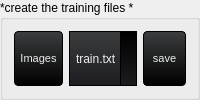
                 <widget class="QGroupBox" name="groupBox_9">
                  <property name="styleSheet">
                   <string notr="true"/>
                  </property>
                  <property name="title">
                   <string>*create the training files *</string>
                  </property>
                  <layout class="QHBoxLayout" name="horizontalLayout_2">
                   <item>
                    <widget class="QPushButton" name="import_button">
                     <property name="sizePolicy">
                      <sizepolicy hsizetype="Preferred" vsizetype="Preferred">
                       <horstretch>0</horstretch>
                       <verstretch>0</verstretch>
                      </sizepolicy>
                     </property>
                     <property name="minimumSize">
                      <size>
                       <width>0</width>
                       <height>0</height>
                      </size>
                     </property>
                     <property name="styleSheet">
                      <string notr="true">QPushButton {
    background-color: qlineargradient(spread:repeat, x1:1, y1:0, x2:1, y2:1, stop:0 rgb(59, 61, 62), stop:1 rgb(0, 0, 0));
    color: rgb(238, 238, 238);
  	font-size: 8pt;

    border-style: solid;
    border-width: 1px;
    border-radius: 4px;
    border-color: rgb(0, 0, 0);
    padding: 5px;
}

QPushButton:flat {
    background-color: transparent;
    border: none;
    color: rgb(238, 238, 238);
}

QPushButton:disabled {
    background-color: #404040;
    color: #656565;
    border-color: rgb(0, 0, 0);
}

QPushButton:hover {
    background-color: rgba(236, 157, 0, 51);
    border: 1px solid rgb(236, 157, 0);
}

QPushButton:pressed {
    background-color: qlineargradient(spread:repeat, x1:1, y1:0, x2:1, y2:1, stop:0 rgb(28, 28, 32), stop:1 rgb(0, 0, 0));
    border: 1px solid rgb(236, 157, 0);
}

QPushButton:checked {
    background-color: qlineargradient(spread:repeat, x1:1, y1:0, x2:1, y2:1, stop:0 rgb(28, 28, 32), stop:1 rgb(0, 0, 0));
    border: 1px solid #222;
}</string>
                     </property>
                     <property name="text">
                      <string>Images</string>
                     </property>
                     <property name="autoDefault">
                      <bool>false</bool>
                     </property>
                    </widget>
                   </item>
                   <item>
                    <widget class="QComboBox" name="dropdown">
                     <property name="sizePolicy">
                      <sizepolicy hsizetype="Preferred" vsizetype="Preferred">
                       <horstretch>0</horstretch>
                       <verstretch>0</verstretch>
                      </sizepolicy>
                     </property>
                     <property name="styleSheet">
                      <string notr="true">				QComboBox
				{
					background-color: qlineargradient(spread:repeat, x1:1, y1:0, x2:1, y2:1, stop:0  rgb(59, 61, 62) /*bg_alt*/,stop:1 rgb(28, 28, 32) /*bg_prim*/);
					border: 1px solid #000;
					padding-left: 6px;
					color: rgb(238, 238, 238) /*txt*/;
					height: 20px;
				}
				QComboBox::disabled
				{
					background-color: #404040;
					color: #656565;
					border-color: rgb(0, 0, 0) /*bg_gen*/;
				}
				QComboBox:on
				{
					background-color: rgb(236, 157, 0) /*accent*/;
					color: rgb(28, 28, 28) /*txt_bg*/;
				}
				QComboBox QAbstractItemView
				{
					background-color: rgb(28, 28, 32) /*bg_prim*/;
					color: rgb(238, 238, 238) /*txt*/;
					border: 1px solid black;
					selection-background-color: rgb(236, 157, 0) /*accent*/;
					outline: 0;
				}
				QComboBox::drop-down
				{
					background-color: qlineargradient(spread:repeat, x1:1, y1:0, x2:1, y2:1, stop:0  rgb(0, 0, 0) /*bg_gen*/,stop:1 rgb(28, 28, 32) /*bg_prim*/);
					subcontrol-origin: padding;
					subcontrol-position: top right;
					width: 15px;
					border-left-width: 1px;
					border-left-color: black;
					border-left-style: solid;
				}
				QComboBox::down-arrow
				{
					image: url(:/16x16/icons/16x16/down.gif);
					width: 8px;
					height: 8px;
				}</string>
                     </property>
                     <item>
                      <property name="text">
                       <string>train.txt</string>
                      </property>
                     </item>
                     <item>
                      <property name="text">
                       <string>valid.txt</string>
                      </property>
                     </item>
                    </widget>
                   </item>
                   <item>
                    <widget class="QPushButton" name="output_button">
                     <property name="sizePolicy">
                      <sizepolicy hsizetype="Preferred" vsizetype="Preferred">
                       <horstretch>0</horstretch>
                       <verstretch>0</verstretch>
                      </sizepolicy>
                     </property>
                     <property name="minimumSize">
                      <size>
                       <width>0</width>
                       <height>0</height>
                      </size>
                     </property>
                     <property name="styleSheet">
                      <string notr="true">QPushButton {
    background-color: qlineargradient(spread:repeat, x1:1, y1:0, x2:1, y2:1, stop:0 rgb(59, 61, 62), stop:1 rgb(0, 0, 0));
    color: rgb(238, 238, 238);
  	font-size: 8pt;

    border-style: solid;
    border-width: 1px;
    border-radius: 4px;
    border-color: rgb(0, 0, 0);
    padding: 5px;
}

QPushButton:flat {
    background-color: transparent;
    border: none;
    color: rgb(238, 238, 238);
}

QPushButton:disabled {
    background-color: #404040;
    color: #656565;
    border-color: rgb(0, 0, 0);
}

QPushButton:hover {
    background-color: rgba(236, 157, 0, 51);
    border: 1px solid rgb(236, 157, 0);
}

QPushButton:pressed {
    background-color: qlineargradient(spread:repeat, x1:1, y1:0, x2:1, y2:1, stop:0 rgb(28, 28, 32), stop:1 rgb(0, 0, 0));
    border: 1px solid rgb(236, 157, 0);
}

QPushButton:checked {
    background-color: qlineargradient(spread:repeat, x1:1, y1:0, x2:1, y2:1, stop:0 rgb(28, 28, 32), stop:1 rgb(0, 0, 0));
    border: 1px solid #222;
}</string>
                     </property>
                     <property name="text">
                      <string>save</string>
                     </property>
                    </widget>
                   </item>
                  </layout>
                 </widget>
